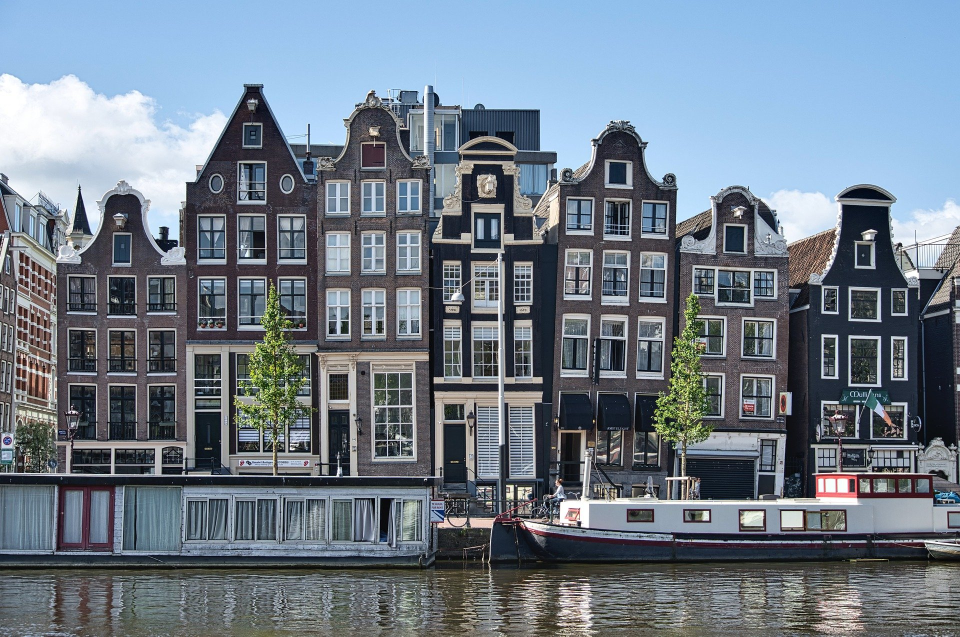
#> input picture image-manipulation/buildings.jpg, 1920 x 1273 px (shown at 1/2 size)
$ python image1.py
#> lines starting #> are read from the running program, lines starting #| are printed output that depends on the picture
from PIL import Image

with Image.open('buildings.jpg') as img:
#> img is the input picture: PIL image 1920x1273 RGB; mean R, G, B 111.7, 124, 136.7
    img.load()


# [9 lines of commented-out code are left out]
cropped_img = img.crop((300,150,700,1000))
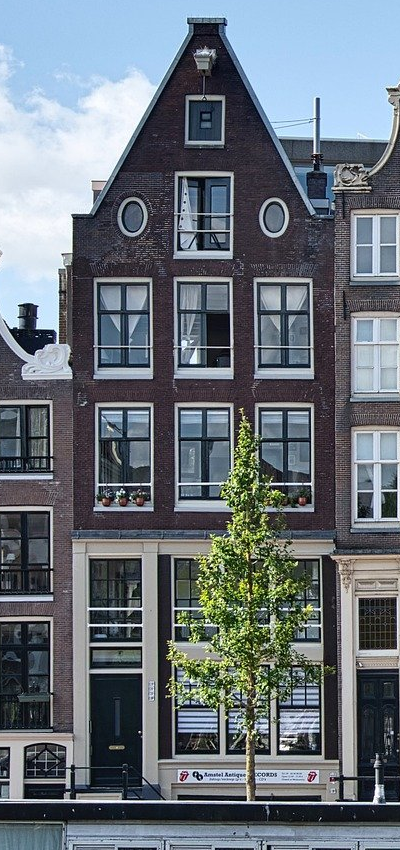
#> cropped_img: PIL image 400x850 RGB; mean R, G, B 105.3, 114, 122.1
# cropped_img.show()

resized_img = cropped_img.resize((cropped_img.width//4,cropped_img.height//4))
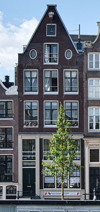
#> resized_img: PIL image 100x212 RGB; mean R, G, B 105.3, 114, 122.1
# [12 lines of commented-out code are left out]
converted_img = img.transpose(Image.FLIP_TOP_BOTTOM)
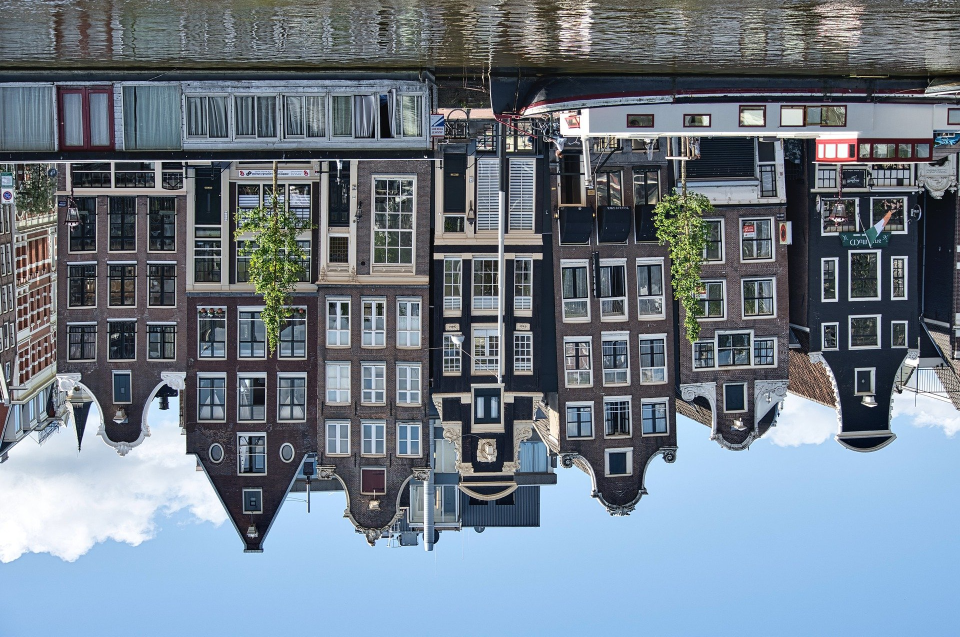
#> converted_img: PIL image 1920x1273 RGB (shown at 1/2 size); mean R, G, B 111.7, 124, 136.7
# converted_img.show()

# There are seven options that you can pass as arguments to .transpose():

# Image.FLIP_LEFT_RIGHT: Flips the image left to right, resulting in a mirror image
# Image.FLIP_TOP_BOTTOM: Flips the image top to bottom
# Image.ROTATE_90: Rotates the image by 90 degrees counterclockwise
# Image.ROTATE_180: Rotates the image by 180 degrees
# Image.ROTATE_270: Rotates the image by 270 degrees counterclockwise, which is the same as 90 degrees clockwise
# Image.TRANSPOSE: Transposes the rows and columns using the top-left pixel as the origin, with the top-left pixel being the same in the transposed image as in the original image
# Image.TRANSVERSE: Transposes the rows and columns using the bottom-left pixel as the origin, with the bottom-left pixel being the one that remains fixed between the original and modified versions

$ run again, with image-manipulation/cat.jpg copied over image-manipulation/buildings.jpg
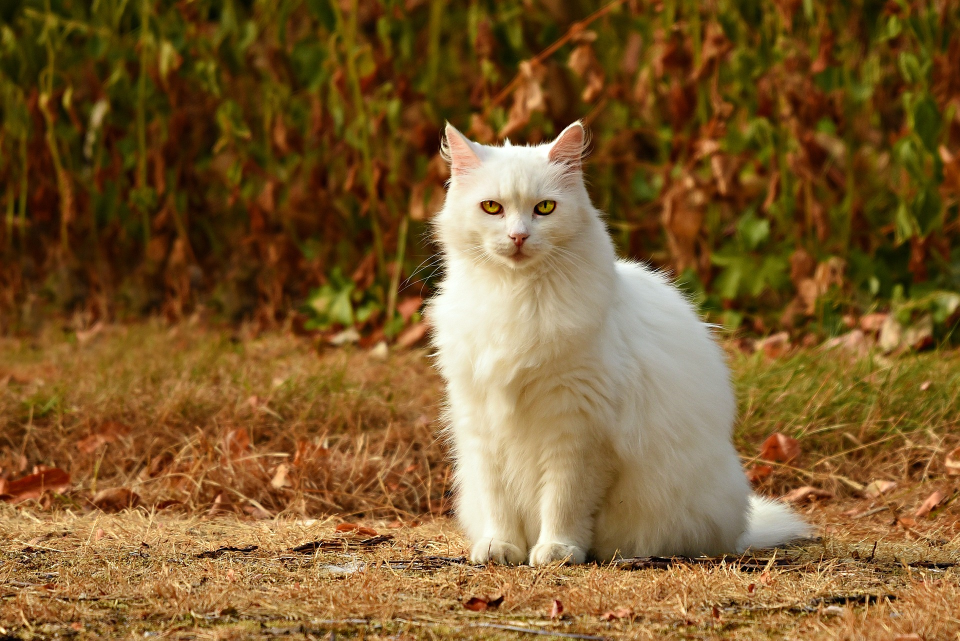
#> input picture image-manipulation/cat.jpg, 1920 x 1281 px (shown at 1/2 size)
#> img is the input picture: PIL image 1920x1281 RGB; mean R, G, B 125.2, 92.1, 46.1
#> `cropped_img = img.crop((300,150,700,1000))`:
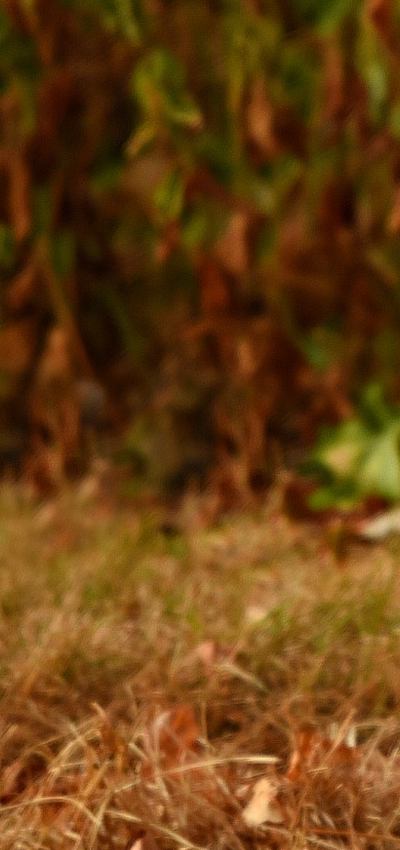
#> cropped_img: PIL image 400x850 RGB; mean R, G, B 104.4, 63.8, 18.3
#> `converted_img = img.transpose(Image.FLIP_TOP_BOTTOM)`:
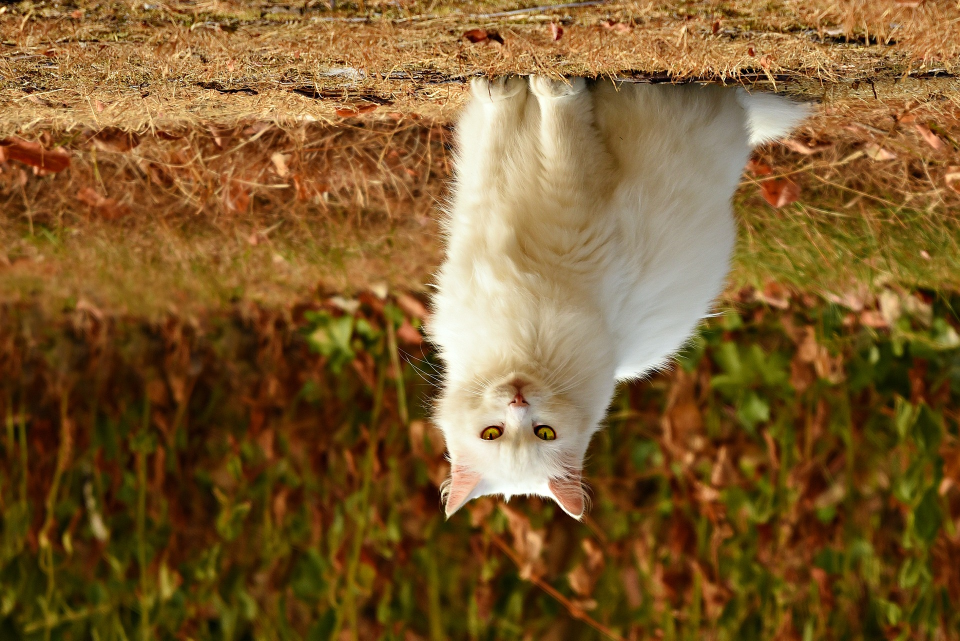
#> converted_img: PIL image 1920x1281 RGB (shown at 1/2 size); mean R, G, B 125.2, 92.1, 46.1
